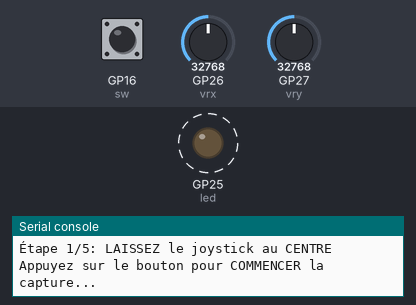
A program run on a simulated Raspberry Pi Pico running MicroPython. Shown: output pins drawn as LEDs (lit = HIGH), the last lines printed to the serial console. Dashed ring = blinking. Inputs (shaded band) come from the test bench; at power-on: GP16 (sw) HIGH, GP26 (vrx) = 32768, GP27 (vry) = 32768 (analog values on the 0–65535 scale).

Above: at 1.2 s.
1.3 s: GP16 (sw) pulled LOW for 0.15 s
4.3 s: GP16 (sw) pulled LOW for 1 s
At 4.4 s:
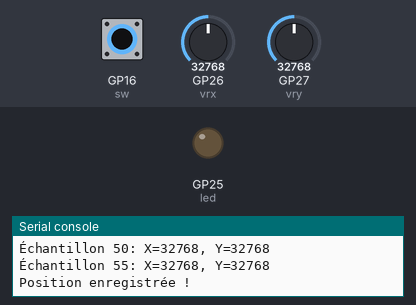
7.3 s: GP16 (sw) pulsed LOW 2 times (0.12 s each, 0.3 s apart)
At 7.55 s:
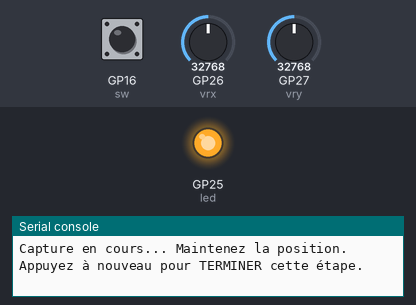
10.3 s: GP16 (sw) pulsed LOW 5 times (0.12 s each, 0.3 s apart)
Timing chart, 0 to 14.3 s (numbered marks = the images above; inputs shaded):
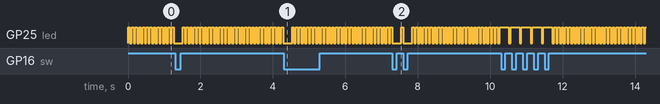

The program:

pico_petit_joystick.py
```python
from machine import Pin, ADC
from time import sleep
import time

# Configuration de la LED intégrée
led = Pin("LED", Pin.OUT)

# Configuration du joystick
vrx = ADC(Pin(26))  # Axe X sur GP26 (ADC0)
vry = ADC(Pin(27))  # Axe Y sur GP27 (ADC1)
sw = Pin(16, Pin.IN, Pin.PULL_UP)  # Bouton sur GP16 avec pull-up

print("Bonjour depuis la Pico")
print("Programme de lecture du mini joystick")
print("VRx -> GP26, VRy -> GP27, SW -> GP16")
print("Bougez le joystick et appuyez sur le bouton...")
print("-" * 50)

# Variables pour détecter les changements
last_button_state = True

# Variables de calibration (seront ajustées automatiquement)
min_x, max_x = 65535, 0
min_y, max_y = 65535, 0
center_x, center_y = 32768, 32768
dead_zone_x = 1000  # Zone morte pour l'axe X
dead_zone_y = 1000  # Zone morte pour l'axe Y

# Mode calibration guidée
calibration_mode = True
calibration_collecting = False  # Nouvel état pour savoir si on collecte
calibration_step = 0  # 0=centre, 1=gauche, 2=droite, 3=haut, 4=bas
calibration_samples = 0
samples_per_step = 20
_instruction_shown = False # Variable interne pour gérer l'affichage
calibration_instructions = [
    "LAISSEZ le joystick au CENTRE",
    "POUSSEZ le joystick vers la GAUCHE",
    "POUSSEZ le joystick vers la DROITE",
    "POUSSEZ le joystick vers le HAUT",
    "POUSSEZ le joystick vers le BAS"
]

def get_direction(x, y):
    """Détermine la direction basée sur les valeurs X et Y"""
    dx = x - center_x
    dy = y - center_y

    # Utiliser des zones mortes dynamiques pour chaque axe
    if abs(dx) < dead_zone_x and abs(dy) < dead_zone_y:
        return "CENTRE"

    # Déterminer la direction principale
    if abs(dx) > abs(dy):
        return "DROITE" if dx > 0 else "GAUCHE"
    else:
        return "HAUT" if dy > 0 else "BAS"

def map_value(value, val_min, val_max, new_min=-100, new_max=100):
    """Convertit une valeur vers -100 à +100 en utilisant min/max réels"""
    if val_max == val_min:
        return 0
    return int((value - val_min) * (new_max - new_min) / (val_max - val_min) + new_min)

while True:
    # Lecture des valeurs analogiques (0-65535)
    x_raw = vrx.read_u16()
    y_raw = vry.read_u16()

    # Mode calibration au démarrage
    if calibration_mode:
        button_state = sw.value()
        # Détecter un front descendant (appui)
        button_pressed = not button_state and last_button_state

        if not calibration_collecting:
            # Afficher l'instruction une seule fois par étape
            if not _instruction_shown:
                print(f"\nÉtape {calibration_step + 1}/5: {calibration_instructions[calibration_step]}")
                print("Appuyez sur le bouton pour COMMENCER la capture...")
                _instruction_shown = True

            # Un appui démarre la collecte
            if button_pressed:
                print("Capture en cours... Maintenez la position.")
                print("Appuyez à nouveau pour TERMINER cette étape.")
                calibration_collecting = True
                sleep(0.2)  # Anti-rebond

        else:  # Mode collecte en cours
            # Un deuxième appui termine la collecte pour cette étape
            if button_pressed:
                print("Position enregistrée !")

                if calibration_step == 3:  # Fin de calibration HAUT
                    print(f"Calibration HAUT terminée. max_y = {max_y}")
                elif calibration_step == 4:  # Fin de calibration BAS
                    print(f"Calibration BAS terminée. min_y = {min_y}")
                    # Vérifier si les valeurs sont logiques
                    if min_y >= max_y:
                        print("ATTENTION: min_y >= max_y, inversion des valeurs...")
                        min_y, max_y = max_y, min_y

                calibration_step += 1
                calibration_samples = 0
                calibration_collecting = False
                _instruction_shown = False  # Pour réafficher à la prochaine étape

                # Calibration terminée ?
                if calibration_step >= len(calibration_instructions):
                    calibration_mode = False
                    # Calculer les zones mortes dynamiques (15% de la plage)
                    dead_zone_x = (max_x - min_x) * 0.15
                    dead_zone_y = (max_y - min_y) * 0.15

                    print(f"\nCalibration terminée!")
                    print(f"Centre: X={center_x}, Y={center_y}")
                    print(f"Plages: X[{min_x}-{max_x}], Y[{min_y}-{max_y}]")
                    print(f"Zone morte calculée: X={dead_zone_x:.0f}, Y={dead_zone_y:.0f}")
                    print("Maintenant, testez toutes les directions du joystick...")
                    print("-" * 60)

                sleep(0.2)  # Anti-rebond
                last_button_state = button_state
                continue

            # Pendant la collecte, on met à jour les valeurs
            # Traitement selon l'étape
            if calibration_step == 0:  # Centre
                if calibration_samples == 0:
                    center_x = x_raw
                    center_y = y_raw
                else:
                    center_x = (center_x * calibration_samples + x_raw) // (calibration_samples + 1)
                    center_y = (center_y * calibration_samples + y_raw) // (calibration_samples + 1)
            elif calibration_step == 1:  # Gauche
                min_x = min(min_x, x_raw)
            elif calibration_step == 2:  # Droite
                max_x = max(max_x, x_raw)
            elif calibration_step == 3:  # Haut
                max_y = max(max_y, y_raw)
            elif calibration_step == 4:  # Bas
                min_y = min(min_y, y_raw)

            calibration_samples += 1
            if calibration_samples % 5 == 0: # Afficher toutes les 5 mesures
                print(f"Échantillon {calibration_samples}: X={x_raw}, Y={y_raw}")

        last_button_state = button_state
        led.toggle()
        sleep(0.05)
        continue

    # Lecture du bouton (False = pressé, True = relâché)
    button_state = sw.value()

    # Conversion en pourcentage (-100 à +100) avec les vraies valeurs
    x_percent = map_value(x_raw, min_x, max_x)
    y_percent = map_value(y_raw, min_y, max_y)

    # Détection de la direction
    direction = get_direction(x_raw, y_raw)

    # Affichage des valeurs avec les valeurs brutes pour debug
    print(f"X: {x_percent:+4d}% ({x_raw:5d}) | Y: {y_percent:+4d}% ({y_raw:5d}) | Direction: {direction:8s} | Bouton: {'PRESSE' if not button_state else 'RELACHE'}")

    # Détection du changement d'état du bouton
    if button_state != last_button_state:
        if not button_state:
            print("*** BOUTON PRESSE ! ***")
        else:
            print("*** BOUTON RELACHE ! ***")
        last_button_state = button_state

    # Faire clignoter la LED pour montrer que le programme est actif
    led.toggle()

    sleep(0.1)  # Lecture 10 fois par seconde
```
